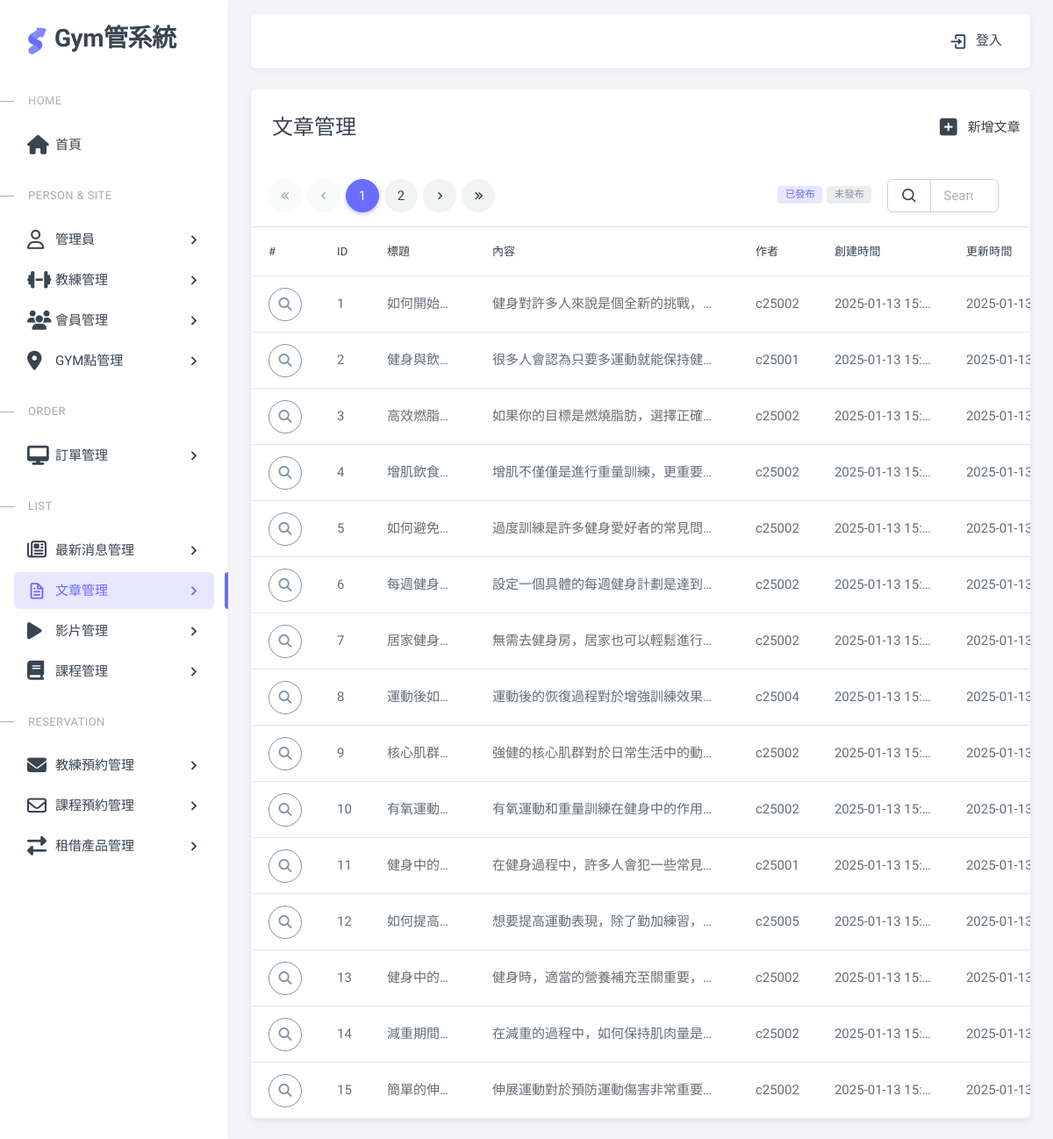
Page /pages/article.php on the committed database.
### tables this page shows
CREATE TABLE articles (
    article_id INTEGER PRIMARY KEY auto_increment,
    title VARCHAR(255),
    content TEXT,
    author_id VARCHAR(50),
    uploadStatus INTEGER,
    created_at TIMESTAMP DEFAULT CURRENT_TIMESTAMP,
    updated_at TIMESTAMP DEFAULT CURRENT_TIMESTAMP
);

### pages/article.php (the view, shortened to what this page needs)
<?php require __DIR__ . '/includes/init.php';?>
<?php
$pageName="article";
$perPage = 15;
$page = isset($_GET['page']) ? intval($_GET['page']) : 1;
$where =" WHERE 1 ";
$t_sql = "SELECT count(*) FROM articles $where";
$totalRows = $pdo->query($t_sql)->fetch(PDO::FETCH_NUM)[0];
if($totalRows>0){
  $sql = sprintf("SELECT * FROM `articles` %s
  LIMIT %s, %s", $where,
  ($page -1) * $perPage,
  $perPage);
  $rows = $pdo->query($sql)->fetchAll();
}
$totalPages = ceil($totalRows/$perPage);
?>
<?php include __DIR__ . '/includes/html-header.php'; ?>
<?php include __DIR__ . '/includes/html-sidebar.php'; ?>
<?php include __DIR__ . '/includes/html-layout-navbar.php'; ?>
<?php include __DIR__ . '/includes/html-content wrapper-start.php'; ?>
<div class="card">
  <div class="row">
    <div class="col-10">
      <h4 class="card-header">文章管理</h4>
    </div>
    <div class="col-2 card-header d-flex align-items-center justify-content-center">
      <a href="article-add.php" class="nav-link">
        <span class="d-none d-sm-block">
        <i class="fa-solid fa-square-plus fa-xl mx-3"></i>新增文章</span>
      </a>
    </div>
  </div>
  <div class="row">
      <div class="col-lg-8 mx-5 ">
        <div class="demo-inline-spacing">
          <nav aria-label="Page navigation ">
            <ul class="pagination">
              <li class="page-item first" <?=$page==1?'disabled':''?> >
                <a class="page-link" href="?page=1"><i class="tf-icon bx bx-chevrons-left bx-sm"></i></a>
              </li>
              <li class="page-item prev <?=$page==1?'disabled':''?>">
                <a class="page-link" href="?page=<?=$page-1?>">
                  <i class="tf-icon bx bx-chevron-left bx-sm"></i>
                </a>
              </li>
              <?php for($i = 1; $i <= $totalPages; $i++):
                  $qs = array_filter($_GET);
                  $qs['page']= $i ?>
                <li class="page-item <?=$page == $i?'active':''?> ">
                  <a class="page-link" href="?<?=http_build_query($qs)?>"><?=$i?></a>
                </li>
              <?php endfor;?>
              <li class="page-item next <?=$page==$totalPages?'disabled':''?>" >
                <a class="page-link" href="?page=<?=$page+1?>"><i class="tf-icon bx bx-chevron-right bx-sm"></i></a>
              </li>
              <li class="page-item last" <?=$page==$totalPages?'disabled':''?>>
                <a class="page-link" href="?page=<?=$totalPages?>"><i class="tf-icon bx bx-chevrons-right bx-sm"></i></a>
              </li>
            </ul>
          </nav>
        </div>
      </div>
      <div class="col-lg-1 d-flex align-items-center justify-content-end p-0">
        <div class="btn-group " role="group" aria-label="Basic example">
            <button type="button" class="btn btn-sm btn-outline-white p-0" id="filter-published">
              <span class="badge bg-label-primary  me-1 " data-status= 1>已發布</span>
            </button>
            <button type="button" class="btn btn-sm btn-outline-white p-0" id="filter-unpublished">
              <span class="badge bg-label-secondary me-1" data-status= 0 >未發布</span>
            </button>
        </div>
      </div>
      <div class="col-lg-2 me-5  d-flex align-items-center justify-content-end">
        <form class="d-flex  ">
            <div class="input-group">
                  <button class="input-group-text">
                    <i class="tf-icons bx bx-search"></i>
                  </button>
              <input type="search" class="form-control" placeholder="Search..." name="keyword" value="<?=empty($_GET['keyword'])?'':htmlentities($_GET['keyword'])?>">
            </div>
        </form>
      </div>
    </div>
  <?php if($totalRows>0):?>
  <div class="table-responsive text-nowrap">
    <table class="table table-hover">
      <thead>
        <tr>
          <th>#</th>
          <th>ID</th>
          <th>標題</th>
          <th>內容</th>
          <th>作者</th>
          <th>創建時間</th>
          <th>更新時間</th>
        </tr>
      </thead>
      <tbody class="table-border-bottom-0">
        <?php foreach($rows as $v):?>
        <tr>
          <td><button type="button" class="btn rounded-pill btn-icon btn-outline-secondary" data-bs-toggle="modal"  data-bs-target="#exLargeModal"  data-article-id="<?=$v['article_id']?>" id="viewBtn">
            <i class="fa-solid fa-magnifying-glass"></i>
          </button></td>
          <td title="<?=$v['article_id']?>"><?=$v['article_id']?></td>
          <td style="max-width: 120px" title="<?=$v['title']?>"><?=$v['title']?></td>
          <td style="max-width: 300px" title="<?=htmlentities($v['content'])?>">
            <?=htmlentities($v['content'])?></td>
          <td title="<?=$v['author_id']?>"><?=$v['author_id']?></td>
          <td style="max-width: 150px" title="<?=$v['created_at']?>"><?=$v['created_at']?></td>
          <td style="max-width: 150px" title="<?=$v['updated_at']?>"><?=$v['updated_at']?></td>
        </tr>
        <?php endforeach;?>
      </tbody>
    </table>
  </div>
  <?php endif?>
</div>
        </div>
<?php include __DIR__ . '/includes/html-content wrapper-end.php'; ?>
<?php include __DIR__ . '/includes/html-footer.php'; ?>

### pages/includes/html-header.php (shortened to what this page needs)
<!DOCTYPE html>
<html lang="en" class="light-style layout-menu-fixed layout-compact " dir="ltr" data-theme="theme-default" data-assets-path="../assets/" data-template="vertical-menu-template-free" data-style="light">
  <head>
    <link rel="stylesheet" href="https://cdnjs.cloudflare.com/ajax/libs/font-awesome/6.7.2/css/all.min.css">
    <link rel="stylesheet" href="../assets/vendor/fonts/boxicons.css" />
    <link rel="stylesheet" href="../assets/vendor/css/core.css" class="template-customizer-core-css" />
    <link rel="stylesheet" href="../assets/vendor/css/theme-default.css" class="template-customizer-theme-css" />
    <link rel="stylesheet" href="../assets/css/demo.css" />
    <link rel="stylesheet" href="../assets/vendor/libs/perfect-scrollbar/perfect-scrollbar.css" />
</head>

### pages/includes/html-sidebar.php (shortened to what this page needs)
<body>
<div class="layout-wrapper layout-content-navbar  ">
  <div class="layout-container">
<aside id="layout-menu" class="layout-menu menu-vertical menu bg-menu-theme">
  <div class="app-brand demo ">
    <a href="home.php" class="app-brand-link">
    <span class="app-brand-logo demo">
    </span>
    <span class="app-brand-text demo menu-text fw-bold ms-2">Gym管系統</span>
    </a>
  </div>
  <div class="menu-inner-shadow"></div>
  <ul class="menu-inner py-1">
    <li class="menu-header small text-uppercase">
      <span class="menu-header-text">home</span>
    </li>
    <li class="menu-item <?= $pageName =='home' ? 'active' : '' ?>">
      <a href="home.php" target="_blank" class="menu-link   ">
        <i class="menu-icon fa-solid fa-house fa-2xs"></i>
        <div class="text-truncate" data-i18n="Support">首頁</div>
      </a>
    </li>
    <li class="menu-header small text-uppercase">
      <span class="menu-header-text">Person & Site</span>
    </li>
    <li class="menu-item <?= in_array($pageName, ['gymAdmin', 'gymAdmin-add', 'gymAdmin-edit']) ? 'active' : '' ?>">
      <a href="gymAdmin.php" target="_blank" class="menu-link  menu-toggle">
        <i class="menu-icon fa-regular fa-user fa-2xs"></i>
        <div class="text-truncate" data-i18n="Support">管理員</div>
      </a>
    </li>
    <li class="menu-item <?= in_array($pageName, ['coach', 'coach-add', 'coach-edit']) ? 'active' : '' ?>">
      <a href="coach.php" target="_blank" class="menu-link  menu-toggle">
        <i class="menu-icon fa-solid fa-dumbbell fa-2xs"></i>
        <div class="text-truncate" data-i18n="Support">教練管理</div>
      </a>
    </li>
    <li class="menu-item <?= in_array($pageName, ['gymMember', 'gymMember-add', 'gymMember-edit']) ? 'active' : '' ?>">
      <a href="gymMember.php" target="_blank" class="menu-link  menu-toggle">
        <i class="menu-icon fa-solid fa-users fa-2xs"></i>
        <div class="text-truncate" data-i18n="Support">會員管理</div>
      </a>
    </li>
    <li class="menu-item <?= in_array($pageName, ['gymSite', 'gymSite-add', 'gymSite-edit']) ? 'active' : '' ?>">
      <a href="#" target="_blank" class="menu-link  menu-toggle">
        <i class="menu-icon fa-solid fa-location-dot fa-2xs"></i>
        <div class="text-truncate" data-i18n="Support">GYM點管理</div>
      </a>
    </li>
    <li class="menu-header small text-uppercase">
      <span class="menu-header-text">Order</span>
    </li>
    <li class="menu-item <?= in_array($pageName, ['order', 'order-add', 'order-edit']) ? 'active' : '' ?>">
      <a href="order.php" target="_blank" class="menu-link  menu-toggle">
        <i class="menu-icon fa-solid fa-desktop fa-2xs"></i>
        <div class="text-truncate" data-i18n="Support">訂單管理</div>
      </a>
    </li>
    <li class="menu-header small text-uppercase">
      <span class="menu-header-text">list</span>
    </li>
    <li class="menu-item  <?= in_array($pageName, ['gymNews', 'gymNews-add', 'gymNews-edit']) ? 'active' : '' ?>">
      <a href="gymNews.php" class="menu-link  menu-toggle">
        <i class="menu-icon fa-regular fa-newspaper fa-2xs"></i>
        <div class="text-truncate" data-i18n="Support">最新消息管理</div>
      </a>
    </li>
    <li class="menu-item <?= in_array($pageName, ['article', 'article-add', 'article-edit']) ? 'active' : '' ?>">
      <a href="article.php" target="_blank" class="menu-link  menu-toggle">
        <i class="menu-icon tf-icons bx bx-file"></i>
        <div class="text-truncate" data-i18n="Support">文章管理</div>
      </a>
    </li>
    <li class="menu-item <?= in_array($pageName, ['videos', 'videos-add', 'videos-edit']) ? 'active' : '' ?>">
      <a href="videos.php" target="_blank" class="menu-link  menu-toggle">
        <i class="menu-icon fa-solid fa-play fa-xs"></i>
        <div class="text-truncate" data-i18n="Support">影片管理</div>
      </a>
    </li>
    <li class="menu-item <?= in_array($pageName, ['class', 'class-add', 'class-edit']) ? 'active' : '' ?>">
      <a href="class.php" target="_blank" class="menu-link  menu-toggle">
        <i class="menu-icon fa-solid fa-book fa-2xs"></i>
        <div class="text-truncate" data-i18n="Support">課程管理</div>
      </a>
    </li>
    <li class="menu-header small text-uppercase">
      <span class="menu-header-text"> Reservation</span>
    </li>
    <li class="menu-item <?= in_array($pageName, ['reserveCoach', 'reserveCoach-add', 'reserveCoach-edit']) ? 'active' : '' ?>">
      <a href="reserveCoach.php" target="_blank" class="menu-link  menu-toggle">
        <i class="menu-icon fa-solid fa-envelope fa-2xs"></i>
        <div class="text-truncate" data-i18n="Support">教練預約管理</div>
      </a>
      </li>
    <li class="menu-item  <?= in_array($pageName, ['reserveClass', 'reserveClass-add', 'reserveClass-edit']) ? 'active' : '' ?>">
        <a href="reserveClass.php" target="_blank" class="menu-link  menu-toggle">
          <i class="menu-icon fa-regular fa-envelope"></i>
          <div class="text-truncate" data-i18n="Support">課程預約管理</div>
        </a>
    </li>
    <li class="menu-item  <?= in_array($pageName, ['products', 'products-add', 'products-edit']) ? 'active' : '' ?>">
      <a href="products.php" target="_blank" class="menu-link  menu-toggle">
        <i class="menu-icon fa-solid fa-right-left fa-2xs"></i>
        <div class="text-truncate" data-i18n="Support">租借產品管理</div>
      </a>
    </li>
  </ul>
</aside>

### pages/includes/html-layout-navbar.php (shortened to what this page needs)
<div class="layout-page">
      <nav class="layout-navbar container-xxl navbar navbar-expand-xl navbar-detached align-items-center bg-navbar-theme" id="layout-navbar">
            <div class="navbar-nav-right d-flex align-items-center" id="navbar-collapse">
              <ul class="navbar-nav flex-row align-items-center ms-auto">
                <li class="nav-item">
                  <a class="nav-link" href="login.php">
                      <i class="menu-icon bx bx-log-in me-2"></i>登入
                  </a>
              </li>
              </ul>
            </div>
        </nav>

### pages/includes/html-content wrapper-start.php
 <div class="content-wrapper">
<div class="container-xxl flex-grow-1 container-p-y">

### pages/includes/html-content wrapper-end.php (shortened to what this page needs)
</div>
        </div>
      </div>
    </div>

### pages/includes/html-footer.php
</body>
</html>

### assets/css/demo.css (style rules this page uses)
.menu .app-brand.demo { height: 64px; margin-top: 12px; }
.app-brand-logo.demo svg { width: 22px; height: 38px; }
.app-brand-text.demo { font-size: 1.75rem; letter-spacing: -0.5px; }
.demo-inline-spacing > * { margin: 1rem 0.375rem 0 0 !important; }

### pages/article.php (style rules this page uses)
td { overflow: hidden; text-overflow: ellipsis; white-space: nowrap; }

### rows in the picture
articles: article_id "1", title "如何開始…", content "健身對許多人來說是個全新的挑戰，…", author "c25002", created_at "2025-01-13 15…", updated_at "2025-01-13 15…"
articles: article_id "2", title "健身與飲…", content "很多人會認為只要多運動就能保持健…", author "c25001", created_at "2025-01-13 15…", updated_at "2025-01-13 15…"
articles: article_id "3", title "高效燃脂…", content "如果你的目標是燃燒脂肪，選擇正確…", author "c25002", created_at "2025-01-13 15…", updated_at "2025-01-13 15…"
articles: article_id "4", title "增肌飲食…", content "增肌不僅僅是進行重量訓練，更重要…", author "c25002", created_at "2025-01-13 15…", updated_at "2025-01-13 15…"
articles: article_id "5", title "如何避免…", content "過度訓練是許多健身愛好者的常見問…", author "c25002", created_at "2025-01-13 15…", updated_at "2025-01-13 15…"
articles: article_id "6", title "每週健身…", content "設定一個具體的每週健身計劃是達到…", author "c25002", created_at "2025-01-13 15…", updated_at "2025-01-13 15…"
articles: article_id "7", title "居家健身…", content "無需去健身房，居家也可以輕鬆進行…", author "c25002", created_at "2025-01-13 15…", updated_at "2025-01-13 15…"
articles: article_id "8", title "運動後如…", content "運動後的恢復過程對於增強訓練效果…", author "c25004", created_at "2025-01-13 15…", updated_at "2025-01-13 15…"
articles: article_id "9", title "核心肌群…", content "強健的核心肌群對於日常生活中的動…", author "c25002", created_at "2025-01-13 15…", updated_at "2025-01-13 15…"
articles: article_id "10", title "有氧運動…", content "有氧運動和重量訓練在健身中的作用…", author "c25002", created_at "2025-01-13 15…", updated_at "2025-01-13 15…"
articles: article_id "11", title "健身中的…", content "在健身過程中，許多人會犯一些常見…", author "c25001", created_at "2025-01-13 15…", updated_at "2025-01-13 15…"
articles: article_id "12", title "如何提高…", content "想要提高運動表現，除了勤加練習，…", author "c25005", created_at "2025-01-13 15…", updated_at "2025-01-13 15…"
articles: article_id "13", title "健身中的…", content "健身時，適當的營養補充至關重要，…", author "c25002", created_at "2025-01-13 15…", updated_at "2025-01-13 15…"
articles: article_id "14", title "減重期間…", content "在減重的過程中，如何保持肌肉量是…", author "c25002", created_at "2025-01-13 15…", updated_at "2025-01-13 15…"
articles: article_id "15", title "簡單的伸…", content "伸展運動對於預防運動傷害非常重要…", author "c25002", created_at "2025-01-13 15…", updated_at "2025-01-13 15…"
